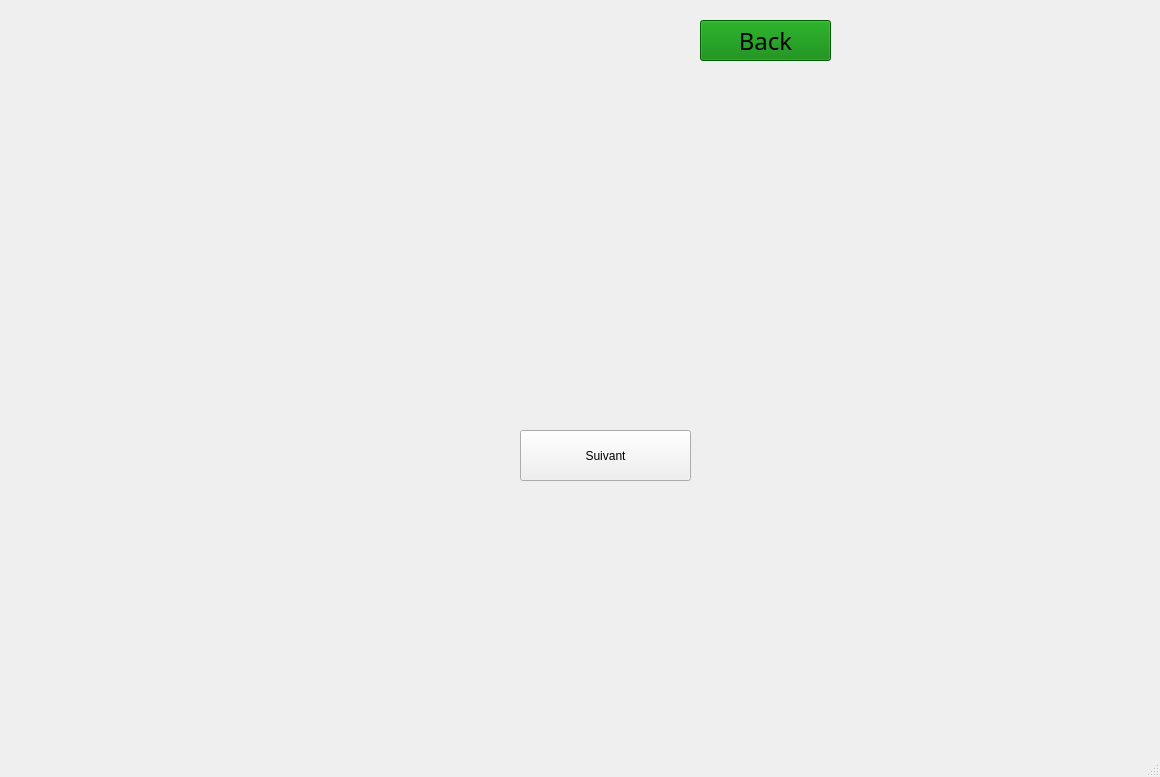
<?xml version="1.0" encoding="UTF-8"?>
<ui version="4.0">
 <class>pseudo1joueur</class>
 <widget class="QMainWindow" name="pseudo1joueur">
  <property name="geometry">
   <rect>
    <x>0</x>
    <y>0</y>
    <width>1160</width>
    <height>777</height>
   </rect>
  </property>
  <property name="windowTitle">
   <string>MainWindow</string>
  </property>
  <widget class="QWidget" name="centralwidget">
   <widget class="QPushButton" name="Back">
    <property name="geometry">
     <rect>
      <x>700</x>
      <y>20</y>
      <width>131</width>
      <height>41</height>
     </rect>
    </property>
    <property name="font">
     <font>
      <family>STSong</family>
      <pointsize>18</pointsize>
     </font>
    </property>
    <property name="autoFillBackground">
     <bool>false</bool>
    </property>
    <property name="styleSheet">
     <string notr="true">background-color: green;</string>
    </property>
    <property name="text">
     <string>Back</string>
    </property>
   </widget>
   <widget class="QPushButton" name="suivant">
    <property name="geometry">
     <rect>
      <x>520</x>
      <y>430</y>
      <width>171</width>
      <height>51</height>
     </rect>
    </property>
    <property name="text">
     <string>Suivant</string>
    </property>
   </widget>
  </widget>
  <widget class="QMenuBar" name="menubar">
   <property name="geometry">
    <rect>
     <x>0</x>
     <y>0</y>
     <width>1160</width>
     <height>26</height>
    </rect>
   </property>
  </widget>
  <widget class="QStatusBar" name="statusbar"/>
 </widget>
 <resources/>
 <connections/>
</ui>
